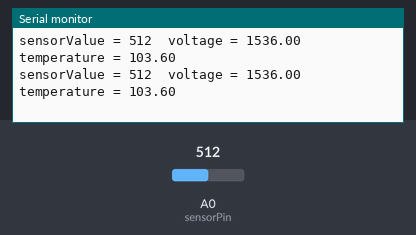
Simulated run of this program. Board: Arduino MKR. Shown: the last lines printed to the serial monitor. The inputs (shaded band) are chosen by the test bench; at power-on: A0 (sensorPin) = 512 (analog values on the 0–1023 scale). WiFi joins after 1.5 s; servers stay silent unless stated.

Above: at 3.0 s.
3.1 s: A0 (sensorPin) set to 716
At 3.12 s:
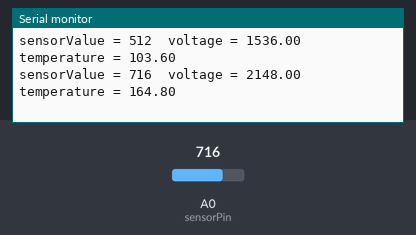
4.6 s: A0 (sensorPin) set to 900
At 4.63 s:
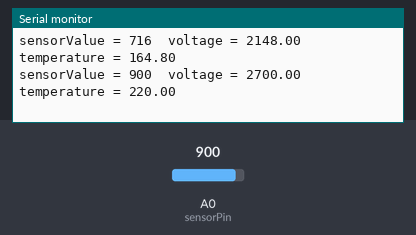
Timing chart, 0 to 7.6 s (numbered marks = the images above; inputs shaded):
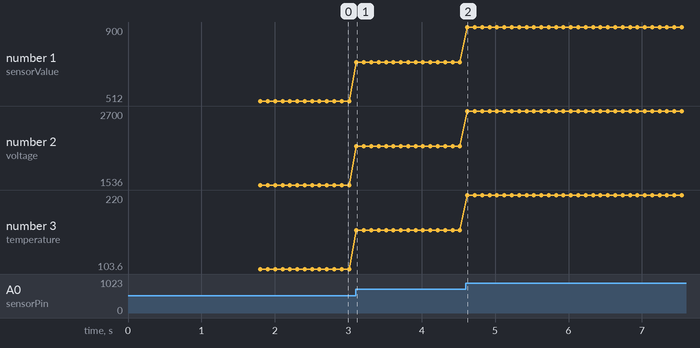

Measured:
- after the input at 3.1 s, the serial monitor: prints a new line at once (image 1)
- after the input at 4.6 s, the serial monitor: prints a new line at once (image 2)
- plotted number 1: 512 → 716 after the input at 3.1 s, 716 → 900 after the input at 4.6 s
- plotted number 2: 1536 → 2148 after the input at 3.1 s, 2148 → 2700 after the input at 4.6 s
- plotted number 3: 103.6 → 164.8 after the input at 3.1 s, 164.8 → 220 after the input at 4.6 s

The program:

main.cpp
```cpp
// (licence header left out)
/* Comment this out to disable prints and save space */
#define BLYNK_PRINT Serial

#include <SPI.h>
#include <WiFi101.h>
#include <BlynkSimpleMKR1000.h>
#include <secrets-example.h>

// You should get Auth Token in the Blynk App.
// Go to the Project Settings (nut icon).
char auth[] = SECRET_AUTH_KEY;

// Your WiFi credentials.
// Set password to "" for open networks.
char ssid[] = SECRET_SSID;
char pass[] = SECRET_PASS;

int sensorPin = A0;
int sensorValue = 0;
float temperature = 0.0;
float voltage = 0.0;

BLYNK_READ(V5)
{
  Blynk.virtualWrite(V5, temperature);
}
void setup()
{
  // Debug console
  Serial.begin(9600);
  analogReadResolution(10);
  Blynk.begin(auth, ssid, pass);
  // You can also specify server:
  //Blynk.begin(auth, ssid, pass, "blynk-cloud.com", 80);
  //Blynk.begin(auth, ssid, pass, IPAddress(192,168,1,100), 8080);
}

void loop()
{
  sensorValue = analogRead(sensorPin);
  Serial.print("sensorValue = ");
  Serial.print(sensorValue);
  voltage = sensorValue * (3300 / 1024);
  Serial.print("  voltage = ");
  Serial.print(voltage);
  temperature = (voltage - 500) / 10;
  Serial.print("    temperature = ");
  Serial.println(temperature);
  delay(100);
  Blynk.run();
}
```

secrets-example.h
```cpp
// Use this file to store all of the private credentials
// and connection details

#define SECRET_SSID "YOUR_SSID"	// replace MySSID with your WiFi network name
#define SECRET_PASS "YOUR_PASSWORD"	// replace MyPassword with your WiFi password

#define SECRET_AUTH_KEY "YOUR BLYNK AUTH KEY"  // replace 0000000 with your channel number
```
